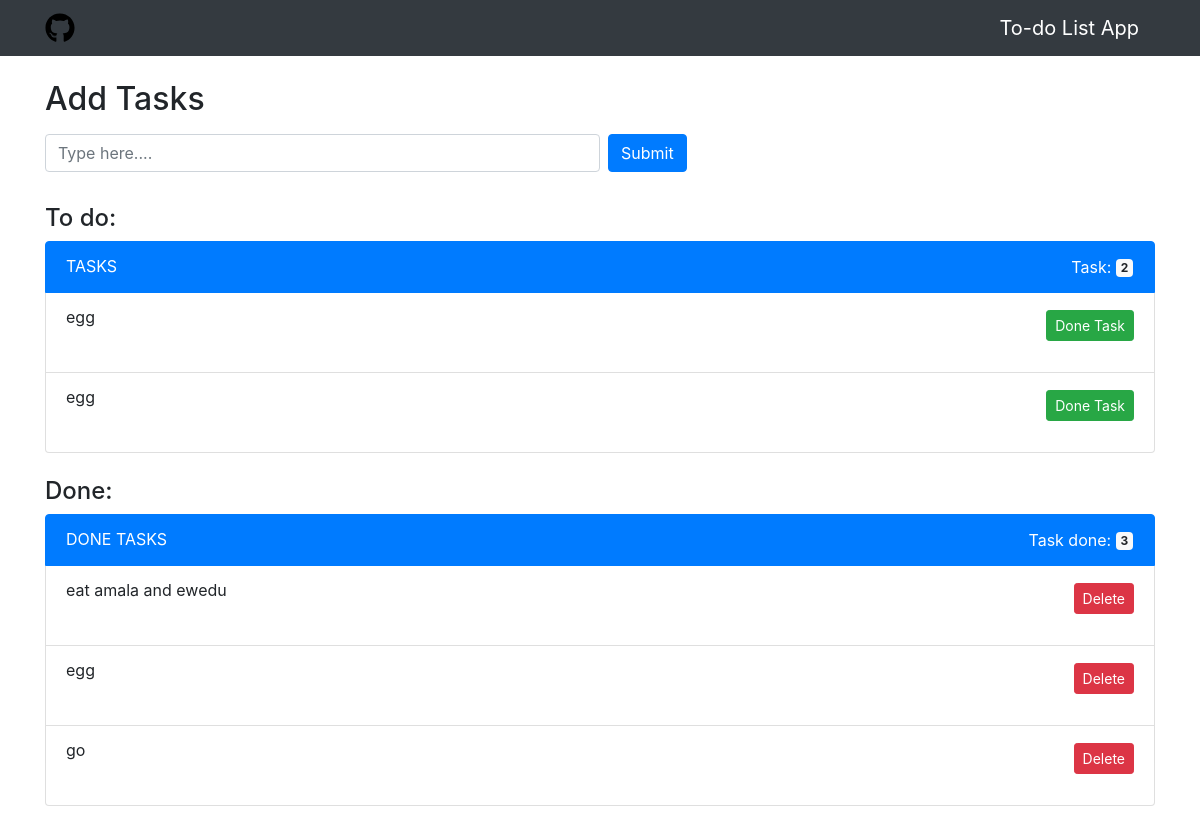
The page / on the database its author committed.
### list_app/models.py (models this page shows, shortened)
class Todo(models.Model):
    added_date=models.DateTimeField('Date Added')
    text = models.CharField(max_length=200)

class Done(models.Model):
    done_date=models.DateTimeField('Date Added')
    done_text = models.CharField(max_length=200)

### list_app/views.py (the view)
# urls.py: path('', views.index, name='index'),
def index(request):
    todo_items= Todo.objects.all().order_by('-added_date')
    length_of_created_obj= Todo.objects.all().count()
    done_items= Done.objects.all().order_by('-done_date')
    length_of_done_items= Done.objects.all().count()
    return render(request, 'main/index.html', {'todo_items':todo_items,
                                               'length_of_items': length_of_created_obj,
                                               'done_items':done_items ,
                                               'length_of_done_items':length_of_done_items})

### templates/main/index.html (shortened to what this page needs)
{% extends 'base.html' %}
{% block content %}
<div class="container">
    <div class="row mt-4 ">
        <div class="col">
            <h2>Add Tasks</h2>
            <form action="{% url 'add_todo' %}" method='post' class="form-inline">
                <input type="text" class="form-control w-50" name='task' placeholder="Type here....">
                <button type="submit" class="btn btn-primary m-2">Submit</button>
            </form>
        </div>
    </div>
    <div class="row mt-4 ">
        <div class="col ">
        <h4>To do:</h4>
            <ul class="list-group">
                <li class="list-group-item active">TASKS
                    <button type="button" class="btn btn-primary float-right" style="float: right; padding: 0 0;">
                        Task: <span class="badge badge-light">{{ length_of_items }}</span>
                    </button>
                </li>
                {% for task in todo_items %}
                    <li class="list-group-item ">{{ task.text }}
                        <form action="delete_todo/{{ task.id }}" method="post">
                            <button type="submit" class="btn btn-sm float-right btn-success" style="position: relative; float: right; bottom: 1.2rem;">Done Task</button>
                        </form>
                    </li>
                {% endfor %}
            </ul>
        </div>
    </div>
<div class="row mt-4 ">
        <div class="col ">
        <h4>Done:</h4>
            <ul class="list-group">
                <li class="list-group-item active">DONE TASKS
                    <button type="button" class="btn btn-primary float-right" style="float: right; padding: 0 0;">
                            Task done: <span class="badge badge-light ">{{ length_of_done_items }}</span>
                    </button>
                </li>
                {% for done in done_items %}
                    <li class="list-group-item ">{{ done.done_text }}
                        <form action="Done_todo/{{ done.id }}" method="post">
                            <button type="submit" class="btn btn-sm float-right btn-danger" style="position: relative; float: right; bottom: 1.2rem;">Delete</button>
                        </form>
                    </li>
                {% endfor %}
            </ul>
        </div>
    </div>
</div>
{% endblock content %}

### rows shown on the page
Todo: text "egg"
Todo: text "egg"
Done: done_text "eat amala and ewedu"
Done: done_text "egg"
Done: done_text "go"

### other values the page prints
{{ length_of_items }} "2"
{{ length_of_done_items }} "3"
